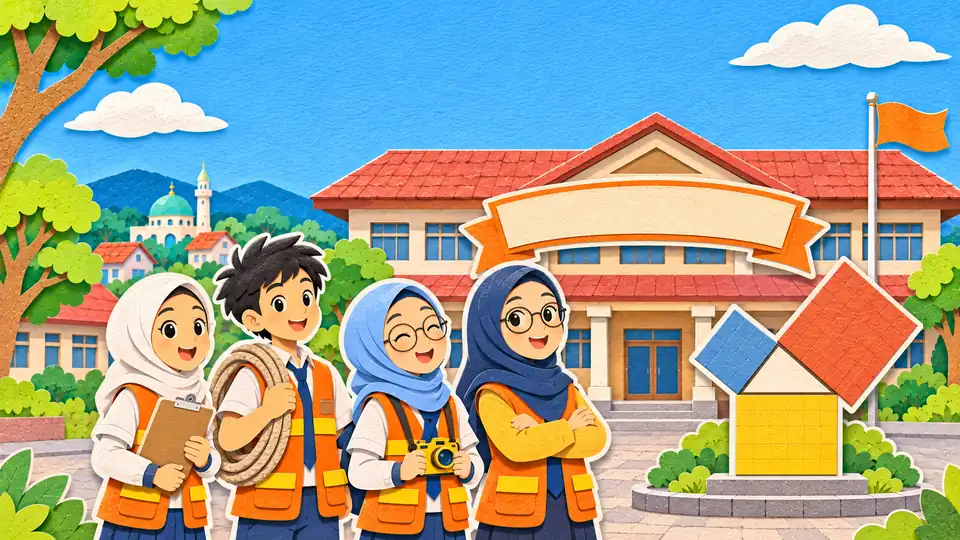
#> input picture assets/img/akademi-sigap.webp, 960 x 540 px
$ python -i rakit.py   (imports and definitions only)
#> lines starting #> are read from the running program, lines starting #| are printed output that depends on the picture; after the words box and inside, x2 and y2 are one past the last pixel; in counts of white or black regions, pixels touching at a corner belong together
"""Merakit Konsultan Muda v2 menjadi satu berkas HTML.

    python rakit.py [keluaran.html]

Gambar dibaca dari aset/bg (bg_<kunci>.*) dan aset/sp (sp_<tokoh>_<pose>.*), musik dari aset/audio (musik_<kunci>.mp3).
Latar diubah ke 1280×720 JPEG. Sprite berlatar hijau #00FF00 dibuat transparan, dipotong, lalu disimpan WebP tinggi 760 px.
Aset yang belum ada otomatis memakai ilustrasi pengganti di dalam gim.
"""
import base64, io, json, pathlib, sys
import numpy as np
from PIL import Image

AKAR = pathlib.Path(__file__).parent
SRC = AKAR / "src"

def b64(data, mime):
    return f"data:{mime};base64," + base64.b64encode(data).decode()

def latar(p):
    im = Image.open(p).convert("RGB")
    W, H = 1280, 720
    r = max(W / im.width, H / im.height)
    im = im.resize((round(im.width * r), round(im.height * r)), Image.LANCZOS)
    x, y = (im.width - W) // 2, (im.height - H) // 2
    im = im.crop((x, y, x + W, y + H))
    buf = io.BytesIO(); im.save(buf, "JPEG", quality=80, optimize=True, progressive=True)
    return b64(buf.getvalue(), "image/jpeg")

def sprite(p):
#> called with p = '../../assets/img/akademi-sigap.webp'
    im = Image.open(p).convert("RGBA")
    a = np.array(im).astype(np.int16)
    r, g, b, al = a[..., 0], a[..., 1], a[..., 2], a[..., 3]
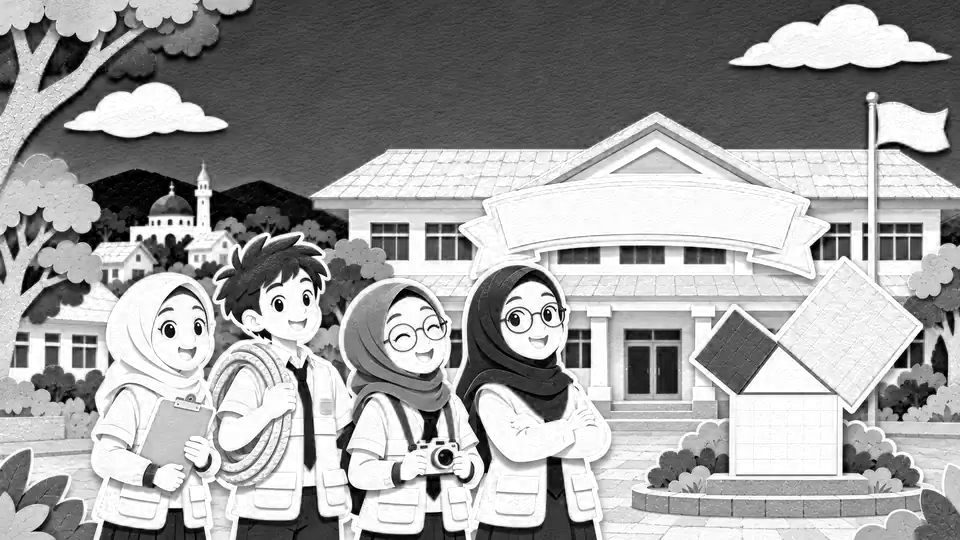
#> r: shape (540, 960) int16; min 0, max 255, mean 158.6
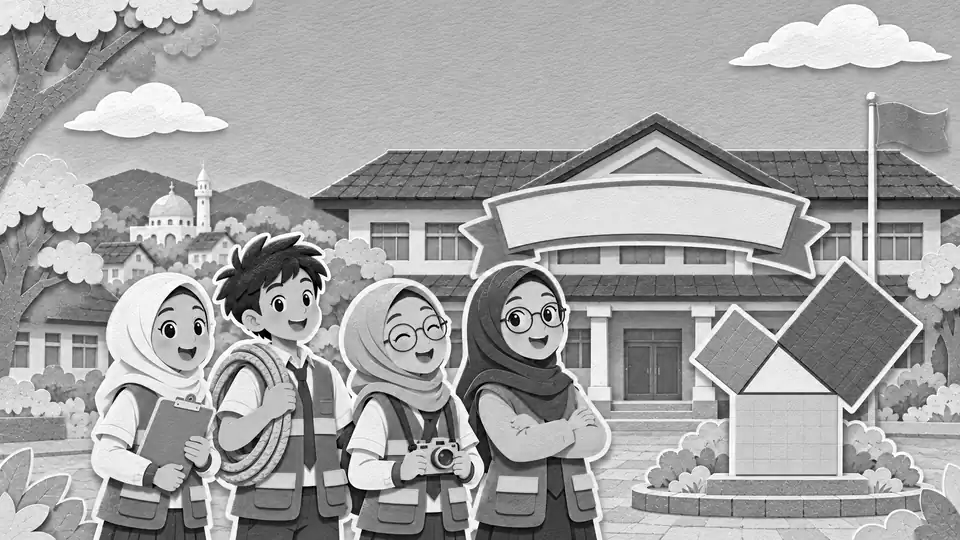
#> g: shape (540, 960) int16; min 0, max 255, mean 163.2
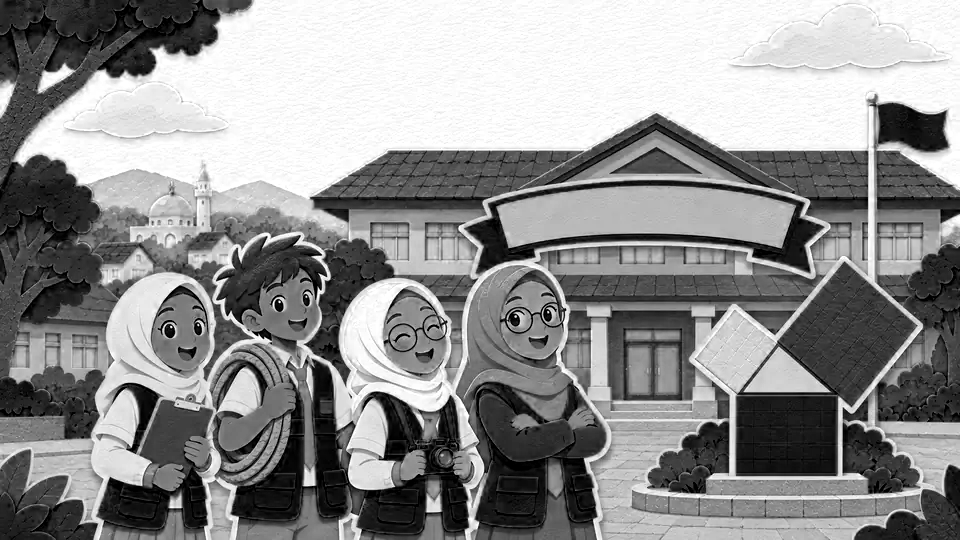
#> b: shape (540, 960) int16; min 0, max 255, mean 143.9
#> al: shape (540, 960) int16; every value is 255
    if al.min() > 250:                       # belum transparan: buang hijau
        hijau = (g > 90) & (g > r * 1.25) & (g > b * 1.25)
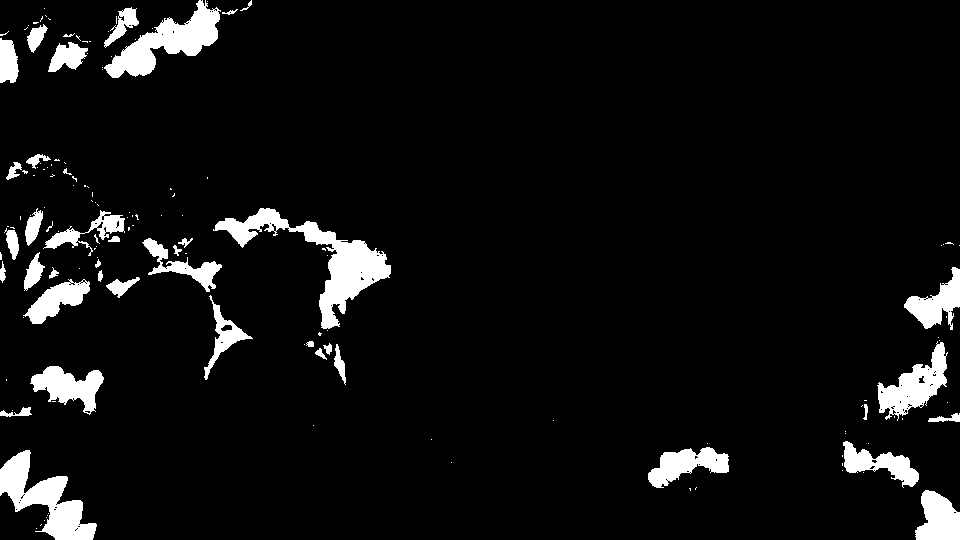
#> hijau: shape (540, 960) bool; 6.3% white; 145 white regions (103 under 20 px), largest, box (x1, y1, x2, y2) and area: (213, 208, 391, 329) 5149, (0, 450, 97, 540) 3605, (104, 0, 221, 78) 3547
        tepi = (g > r * 1.05) & (g > b * 1.05) & ~hijau
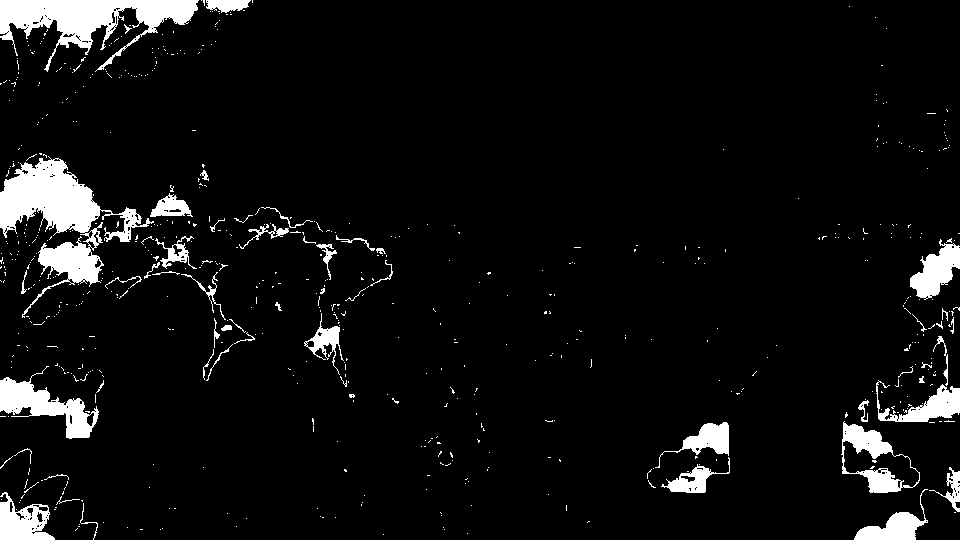
#> tepi: shape (540, 960) bool; 6.2% white; 639 white regions (584 under 20 px), largest, box (x1, y1, x2, y2) and area: (0, 156, 154, 318) 7734, (0, 0, 199, 72) 5819, (0, 366, 99, 439) 2581
        al = np.where(hijau, 0, 255)
        g = np.where(tepi | hijau, np.minimum(g, np.maximum(r, b)), g)   # hilangkan pantulan hijau di tepi
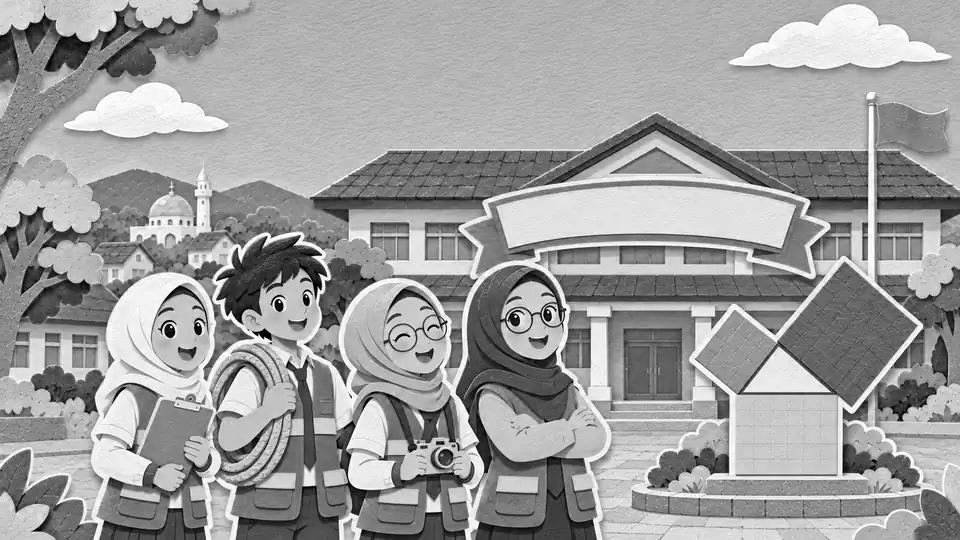
#> g: shape (540, 960) int16; min 0, max 255, mean 157.8
        a[..., 1] = g; a[..., 3] = al
#> after `a[..., 3] = al`:
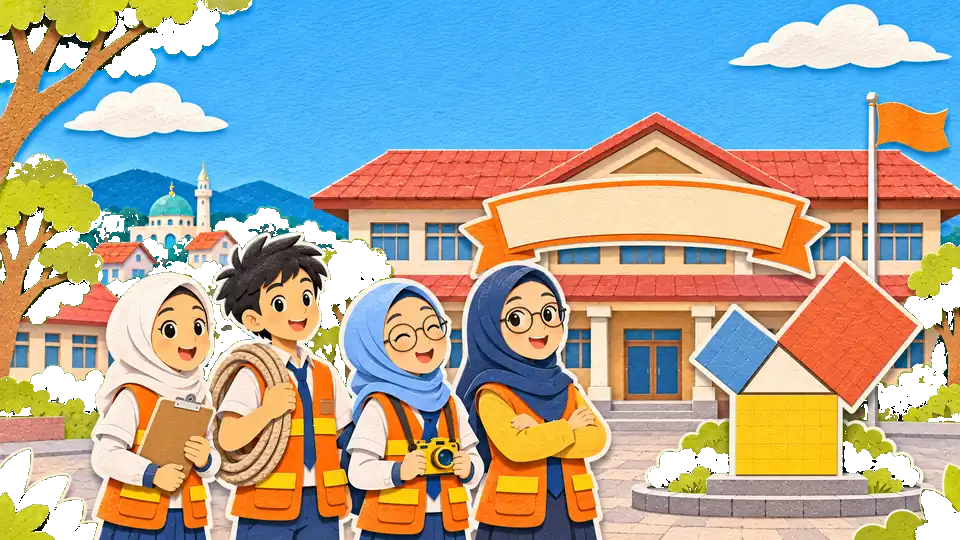
#> a: shape (540, 960, 4) int16; mean R, G, B, A 158.6, 157.8, 143.9, 238.8; transparent parts drawn white
    im = Image.fromarray(a.clip(0, 255).astype(np.uint8), "RGBA")
    bbox = im.getchannel("A").point(lambda v: 255 if v > 20 else 0).getbbox()
#> bbox = (0, 0, 960, 540)
    if bbox: im = im.crop(bbox)
    H = 760
    if im.height > H:
        im = im.resize((round(im.width * H / im.height), H), Image.LANCZOS)
    buf = io.BytesIO(); im.save(buf, "WEBP", quality=82, method=6)
    return b64(buf.getvalue(), "image/webp")

def cari(folder, nama):
    for ext in (".png", ".webp", ".jpg", ".jpeg"):
        f = AKAR / "aset" / folder / (nama + ext)
        if f.exists(): return f
    return None

def main():
    daf = json.loads((AKAR / "aset.json").read_text(encoding="utf-8"))
    ASSET = {"bg": {}, "sp": {}, "mus": {}}
    for a in daf["aset"]:
        f = cari(a["jenis"], a["berkas"].rsplit(".", 1)[0])
        if not f: continue
        ASSET[a["jenis"]][a["k"]] = latar(f) if a["jenis"] == "bg" else sprite(f)
    for k in daf["musik"]:
        f = AKAR / "aset" / "audio" / f"musik_{k}.mp3"
        if f.exists(): ASSET["mus"][k] = b64(f.read_bytes(), "audio/mpeg")
    css = (SRC / "gaya1.css").read_text(encoding="utf-8") + (SRC / "gaya2.css").read_text(encoding="utf-8")
    js = ("var ASSET=" + json.dumps(ASSET) + ";\nvar ASETDAF=" + json.dumps(daf, ensure_ascii=False) + ";\n" +
          "\n".join((SRC / n).read_text(encoding="utf-8") for n in
                    ["naskah.js", "audio.js", "mesin1.js", "interaksi.js", "utama.js"]))
    html = ('<!DOCTYPE html>\n<html lang="id">\n<head>\n<meta charset="utf-8">\n'
            '<meta name="viewport" content="width=device-width,initial-scale=1,viewport-fit=cover">\n'
            '<title>Konsultan Muda — Klinik Usaha</title>\n<style>\n' + css + '\n</style>\n</head>\n<body>\n' +
            (SRC / "kerangka.html").read_text(encoding="utf-8") + '\n<script>\n"use strict";\n' + js + '\n</script>\n</body>\n</html>\n')
    out = pathlib.Path(sys.argv[1]) if len(sys.argv) > 1 else AKAR / "out" / "index.html"
    out.write_text(html, encoding="utf-8")
    n = {k: len(v) for k, v in ASSET.items()}
    print(f"{out} · {len(html.encode())/1048576:.2f} MB · latar {n['bg']}, sprite {n['sp']}, musik {n['mus']} dari {len(daf['aset'])} gambar")

# [2 lines not run here, left out]

>>> result = sprite('../../assets/img/akademi-sigap.webp')

$ run again, on assets/img/bendahara-baru.webp
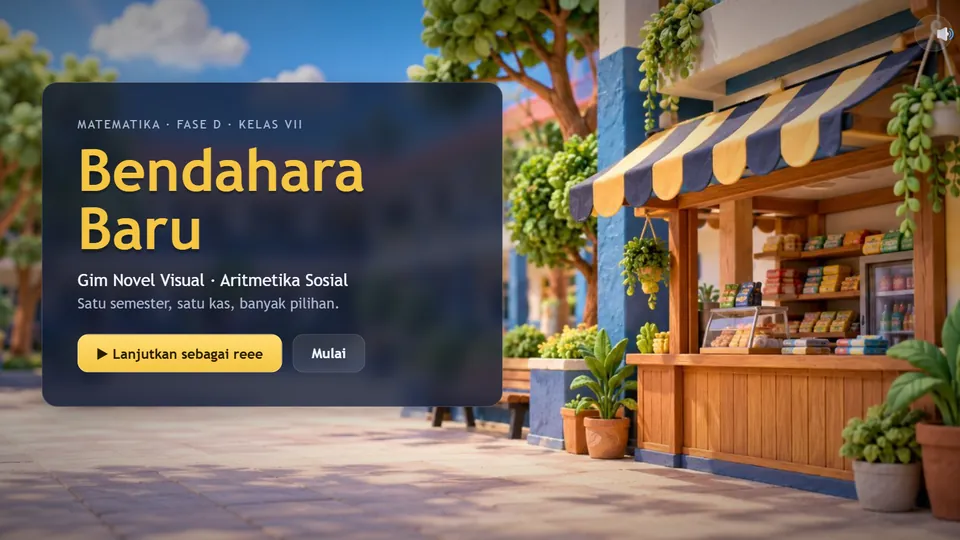
#> input picture assets/img/bendahara-baru.webp, 960 x 540 px
#> in sprite, `hijau = (g > 90) & (g > r * 1.25) & (g > b * 1.25)`:
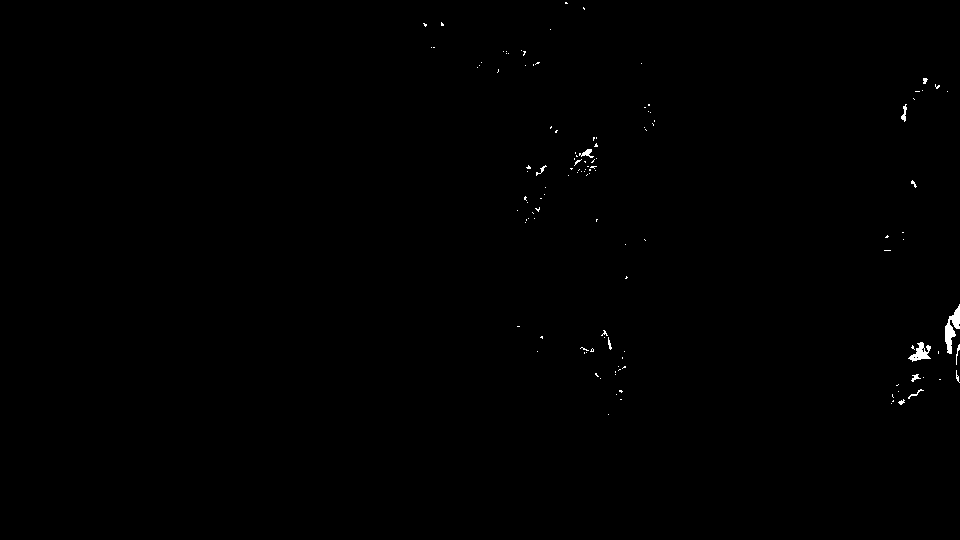
#> hijau: shape (540, 960) bool; 0.26% white; 125 white regions (112 under 20 px), largest, box (x1, y1, x2, y2) and area: (945, 304, 960, 354) 361, (908, 342, 931, 362) 218, (579, 149, 594, 158) 63
#> tepi: shape (540, 960) bool; 6% white; 350 white regions (283 under 20 px), largest, box (x1, y1, x2, y2) and area: (506, 124, 598, 246) 5180, (847, 301, 960, 445) 4651, (0, 51, 117, 164) 4276
#> in sprite, `a[..., 3] = al`:
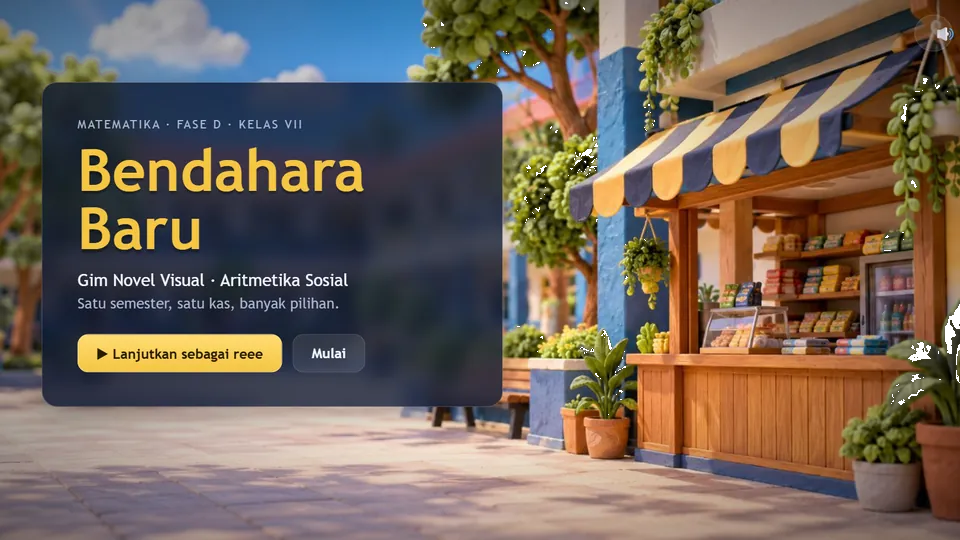
#> a: shape (540, 960, 4) int16; mean R, G, B, A 112.7, 99.5, 88.2, 254.3; transparent parts drawn white
#> bbox = (0, 0, 960, 540)

$ run again, on assets/img/biro-skala.webp
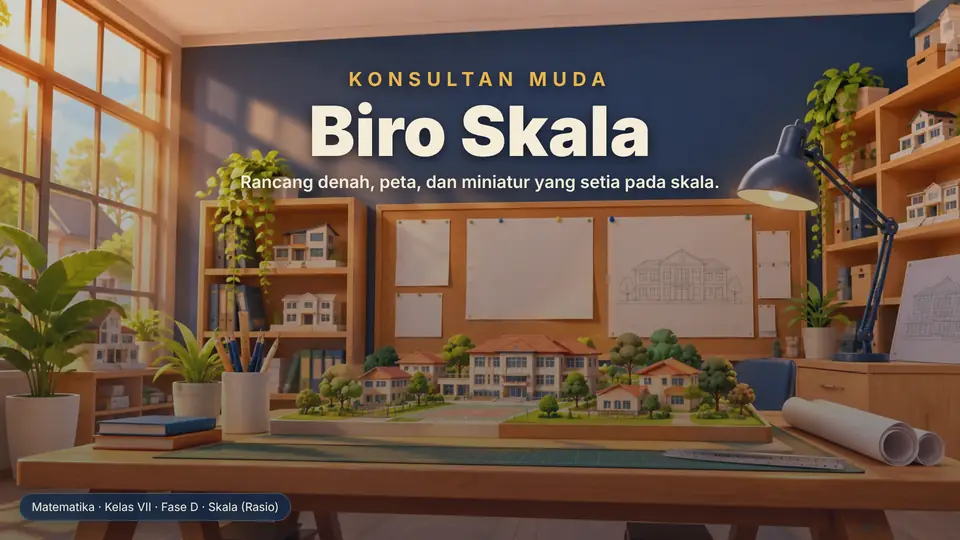
#> input picture assets/img/biro-skala.webp, 960 x 540 px
#> hijau: shape (540, 960) bool; 0% white in thin lines or dots, all inside (x1, y1, x2, y2) = (655, 215, 748, 352)
#> in sprite, `tepi = (g > r * 1.05) & (g > b * 1.05) & ~hijau`:
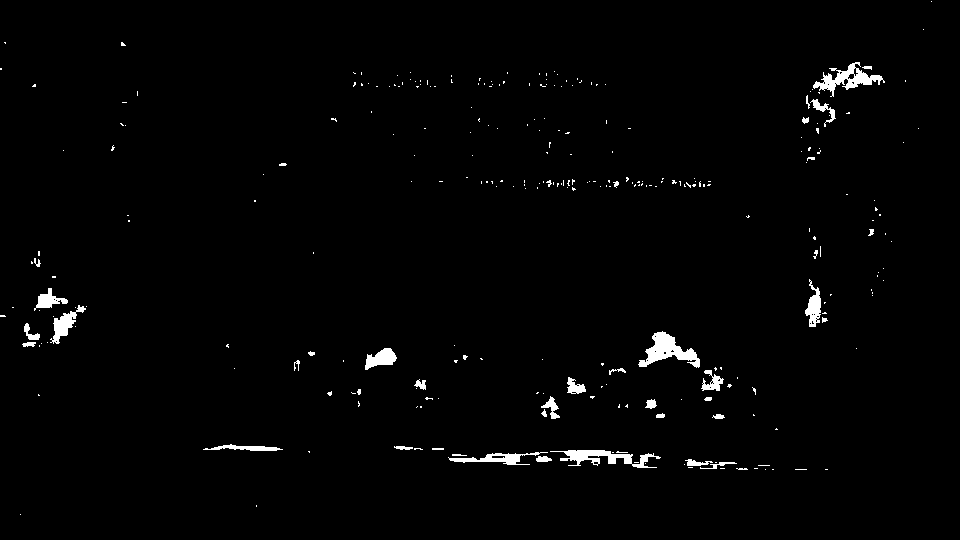
#> tepi: shape (540, 960) bool; 1.5% white; 286 white regions (245 under 20 px), largest, box (x1, y1, x2, y2) and area: (638, 331, 700, 368) 977, (813, 62, 885, 97) 843, (550, 450, 661, 468) 812
#> bbox = (0, 0, 960, 540)
